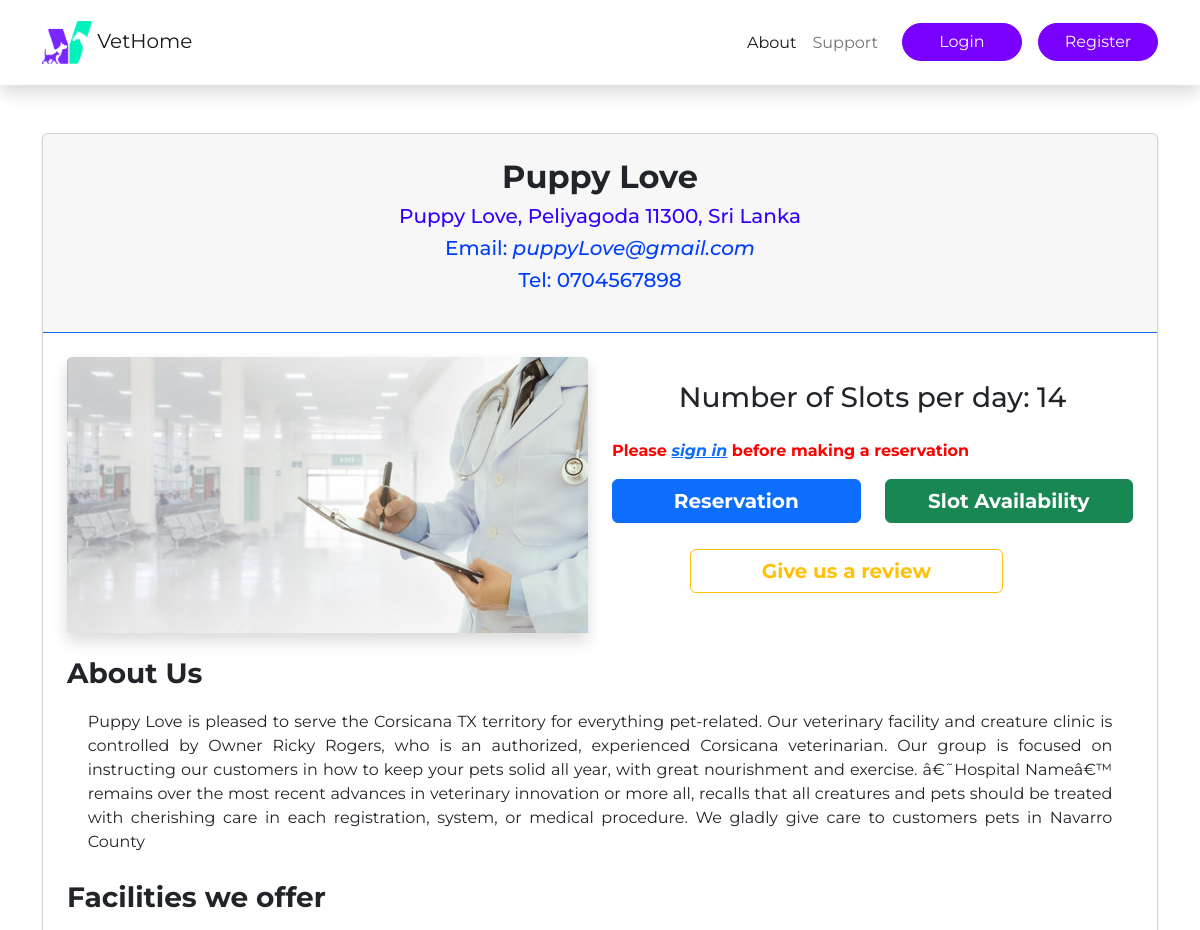
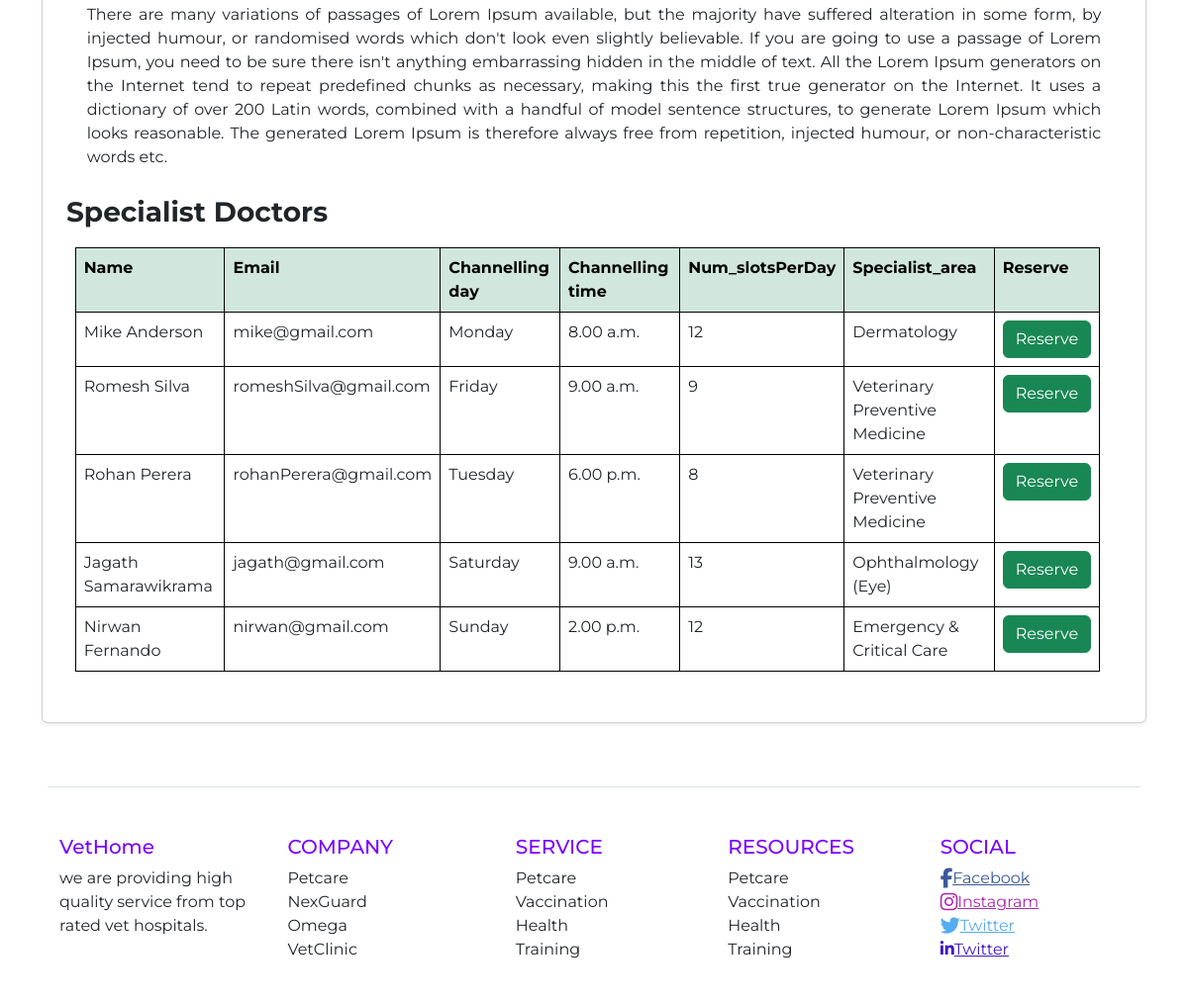
The app's page /singleHospital.php?Hospital_id=3 with its own data (2 pictures, top to bottom).
### tables this page shows
CREATE TABLE `hospital` (
  `Hospital_id` int(6) NOT NULL,
  `H_name` varchar(50) NOT NULL,
  `H_address` varchar(150) NOT NULL,
  `H_city` varchar(30) NOT NULL,
  `H_district` text NOT NULL,
  `H_email` varchar(30) NOT NULL,
  `H_phoneNumber` int(10) NOT NULL,
  `Num_slotsPerDay` int(30) NOT NULL,
  `About_us` text NOT NULL,
  `Facilities` text NOT NULL,
  `image_main` varchar(200) NOT NULL,
  `status` varchar(50) DEFAULT NULL,
  `requestActivation` varchar(20) DEFAULT NULL
);

CREATE TABLE `doctor` (
  `Doctor_id` int(6) NOT NULL,
  `Hospital_id` int(6) NOT NULL,
  `F_name` varchar(50) NOT NULL,
  `L_name` varchar(50) NOT NULL,
  `Email` varchar(50) NOT NULL,
  `Channelling_day` varchar(10) NOT NULL,
  `Channelling_time` varchar(20) NOT NULL,
  `Num_slotsPerDay` int(30) NOT NULL,
  `Specialist_area` varchar(50) NOT NULL,
  `Phone_number` int(10) NOT NULL
);

### functions.php (called while the page is built, shortened)
<?php
function loggedin(){
    if(isset($_SESSION['id'])&&!empty($_SESSION['id'])){
        return true;
    }else{
        return false;
    }
}
?>

### web/singleHospital.php (the view, shortened to what this page needs)
<?php
    require '../database_connector.php';
    require '../functions.php';
$hos_id=$_GET['Hospital_id'];
  $query="SELECT * FROM `hospital` WHERE `Hospital_id`= $hos_id";
    if($query_run = mysqli_query($con,$query)){
          while ($row = mysqli_fetch_assoc($query_run)){
              $name = $row['H_name'];
              $address = $row['H_address'];
              $email = $row['H_email'];
              $phone = $row['H_phoneNumber'];
              $image = $row['image_main'];
              $about = $row['About_us'];
              $facilities = $row['Facilities'];
              $slots = $row['Num_slotsPerDay'];
          }
    }else{
      echo "<script type='text/javascript'>alert('Database Error');</script>";
    }
?>
<!DOCTYPE html>
<html lang="en">
<head>
  <link rel="stylesheet" href="./bootstrap/dist/css/bootstrap.css">
  <link rel="stylesheet" href="index.css">
</head>
<body>
          <nav class="navbar navbar-expand-lg shadow">
            <div class="container mt-2 mb-2">
              <a class="navbar-brand" href="index.php"> <img src="./img/logo.png" alt="brand" width="50" height="43" > VetHome</a>
              <div class="collapse navbar-collapse ms-3" id="navMenu">
                <ul class="navbar-nav ms-3">
                  <li class="nav-item">
                    <a class="nav-link active" aria-current="page" href="#">About</a>
                  </li>
                  <li class="nav-item">
                    <a class="nav-link" href="../ContactUs.php">Support</a>
                  </li>
                  <?php
                  if(loggedin()){
                   echo "<form method='post'>
                       <input class='btn btn-primary btn-main btn-main-w ms-3' type='submit' name='user' class='button' value='User Profile' />
                    </form>
                    <form method='post'>
                    <input class='btn btn-primary btn-main btn-main-w ms-3' type='submit' name='logout' class='button' value='Logout' />
                   </form>";
                  }else{
                     echo " <form method='post'>
                         <input class='btn btn-primary btn-main btn-main-w ms-3' type='submit' name='login' class='button' value='Login' />
                     </form>
                     <form method='post'>
                          <input class='btn btn-primary btn-main btn-main-w ms-3' type='submit' name='register' class='button' value='Register' />
                    </form>";
                  }
                  ?>
                </ul>
              </div>
            </div>
          </nav>
          <div class="container">
            <div class="card mb-3 mt-5 shadow-sm">
            <div class="card-header border-primary text-center">
                  <h2 class="mt-3"><b><?php echo $name ?></b></h2>
                  <h5 style="color:#3200FF"><?php echo $address ?></h5>
                  <h5 style="color:#003EFF">Email: <i><?php echo $email ?></i></h5>
                  <h5 style="color:#003EFF">Tel: <?php echo "0".$phone ?></h5></br>
            </div>
                <div class="card-body p-4 ">
                  <div class="row">
                    <div class="col-sm-6">
                        <img src="../hospital/<?php echo $image; ?>" class="card-img-top shadow" alt="..." style="width:100%;" ></br></br>
                    </div>
                    <div class="col-sm-6">
                      <div class="row mt-4">
                        <p class="card-text h3 text-center">Number of Slots per day:  <?php echo $slots ?></p>
                      </div>
                      <div class="row mt-4">
                        <?php if(!loggedin()){
                            echo ' <p style="color:#FF0000;"><b>Please <i><a href="../login_form.php">sign in</a></i> before making a reservation</b></p>';
                        }?>
                        <div class="col-sm-6">
                          <form method="post">
                            <input type="submit" name="reserve" class="btn btn-primary" value="Reservation" style="width:100%;  font-size:15pt; font-weight:bold;"/>
                          </form>
                        </div>
                        <div class="col-sm-6">
                          <form method="post">
                            <input type="submit" name="searchSlots" class="btn btn-success" value="Slot Availability" style="font-size:15pt; font-weight:bold; width:100%;" />
                          </form>
                        </div>
                        <div class="col-sm-12">
                          <form method="post">
                            <input type="submit" name="review" class="btn btn-outline-warning" value="Give us a review" style="font-size:15pt; font-weight:bold; width:60%; margin:5% 15% 0" />
                          </form>
                        </div>
                      </div>
                    </div>
                  <h3 class="card-title"><b>About Us </b></h3>
                  <p class="card-text" style="text-align:justify; padding:1% 3% 1%;"><?php echo $about ?></p>
                  <h3 class="card-title"><b>Facilities we offer </b></h3>
                  <p class="card-text" style="text-align:justify; padding:1% 3% 1%;"><?php echo $facilities?></p>
                  <?php
                      $query2="SELECT * FROM `doctor` WHERE `Hospital_id` = $hos_id";
                      if($query_run = mysqli_query($con,$query2)){
                        $query_num_rows = mysqli_num_rows($query_run);
                        if($query_num_rows>0){
                          echo '<h3 class="card-title"><b>Specialist Doctors </b></h3>';
                  ?>
                <div class="row" style="padding:1% 2% 1% 3%;">
                  <table class="table">
                          <tr class="table-success">
                              <th>Name</th>
                              <th>Email</th>
                              <th>Channelling day</th>
                              <th>Channelling time</th>
                              <th>Num_slotsPerDay</th>
                              <th>Specialist_area</th>
                              <th>Reserve</th>
                          </tr>
                          <?php
                                  while ($row = mysqli_fetch_assoc($query_run)){
                                    $doc_id=$row['Doctor_id'];
                                      ?>
                              <tr>
                                  <td><?php echo $row['F_name']." ".$row['L_name']; ?></td>
                                  <td><?php echo $row['Email'] ?></td>
                                  <td><?php echo $row['Channelling_day'] ?></td>
                                  <td><?php echo $row['Channelling_time']?></td>
                                  <td><?php echo $row['Num_slotsPerDay']?></td>
                                  <td><?php echo $row['Specialist_area']?></td>
                                  <td>
                                      <?php
                                        if(loggedin()){
                                           echo '<a class="btn btn-success" href="reservation.php?Hospital_id='.$hos_id.'&Doctor_id='.$doc_id.'">Reserve</a>';
                                        }else{
                                          echo '<a class="btn btn-success" href="#">Reserve</a>';
                                        }
                                      ?>
                                  </td>
                              </tr>
                      <?php
                                  }
                          }
                          }else{
                              echo "Error in the query";
                          }
                      ?>
                  </table>
                </div>
                </div>
                </div>
              </div>
          </div>
    <section class="p-5 ">
        <div class="container border-top">
          <div class="row text-left mt-5 mb-5 justify-content-between">
            <div class="col-md">
              <h5>VetHome</h5>
              <p class="text-sm-start">
                we are providing high quality service from top rated vet hospitals.
              </p>
            </div>
            <div class="col-md ms-3">
              <h5>COMPANY</h5>
              <p>Petcare
                <br>NexGuard
                <br>Omega
                <br>VetClinic
              </p>
            </div>
            <div class="col-md ms-3">
              <h5>SERVICE</h5>
              <p>Petcare
                <br>Vaccination
                <br>Health
                <br>Training
              </p>
            </div>
            <div class="col-md">
              <h5>RESOURCES</h5>
              <p>Petcare
                <br>Vaccination
                <br>Health
                <br>Training
              </p>
            </div>
            <div class="col-md">
              <h5>SOCIAL</h5>
              <p><a style="color: #3b5998;" href="#!" role="button"><i class="fab fa-facebook-f fa-lg"></i>Facebook</a>
                    <br><a style="color: #ac2bac;" href="#!" role="button"><i class="fab fa-instagram fa-lg"></i>Instagram</a>
                    <br><a style="color: #55acee;" href="#!" role="button"><i class="fab fa-twitter fa-lg"></i>Twitter</a>
                    <br><a style="color: #3f1ac4;" href="#!" role="button"><i class="fab fa-linkedin-in"></i>Twitter</a>
                  </p>
            </div>
          </div>
        </div>
      </section>
</body>
</html>

### web/index.css (style rules this page uses)
h5 { color: #7900FF; }
.btn-main { background-color: #7900FF; border-color: #7900FF; border-radius: 2rem; }
.btn-main-w { width:120px; }

### web/singleHospital.php (style rules this page uses)
table, th, td { border: 1px solid black; }

### records on screen
hospital: H_name "Puppy Love", H_address "Puppy Love, Peliyagoda 11300, Sri Lanka", H_email "puppyLove@gmail.com", H_phoneNumber "704567898", image_main (picture), Num_slotsPerDay "14", About_us "Puppy Love is pleased to serve the Corsicana TX territory for everything pet-related. Our veterinary facility and creature clinic is controlled by Owner Ricky Rogers, who is an authorized, experienced Corsicana veterinarian. Our group is focused on instructing our customers in how to keep your pets solid all year, with great nourishment and exercise. â€˜Hospital Nameâ€™ remains over the most recent advances in veterinary innovation or more all, recalls that all creatures and pets should be treated with cherishing care in each registration, system, or medical procedure. We gladly give care to customers pets in Navarro County", Facilities "There are many variations of passages of Lorem Ipsum available, but the majority have suffered alteration in some form, by injected humour, or randomised words which don't look even slightly believable. If you are going to use a passage of Lorem Ipsum, you need to be sure there isn't anything embarrassing hidden in the middle of text. All the Lorem Ipsum generators on the Internet tend to repeat predefined chunks as necessary, making this the first true generator on the Internet. It uses a dictionary of over 200 Latin words, combined with a handful of model sentence structures, to generate Lorem Ipsum which looks reasonable. The generated Lorem Ipsum is therefore always free from…"
doctor: F_name "Mike", L_name "Anderson", Email "mike@gmail.com", Channelling_day "Monday", Channelling_time "8.00 a.m.", Num_slotsPerDay "12", Specialist_area "Dermatology"
doctor: F_name "Romesh", L_name "Silva", Email "romeshSilva@gmail.com", Channelling_day "Friday", Channelling_time "9.00 a.m.", Num_slotsPerDay "9", Specialist_area "Veterinary Preventive Medicine"
doctor: F_name "Rohan", L_name "Perera", Email "rohanPerera@gmail.com", Channelling_day "Tuesday", Channelling_time "6.00 p.m.", Num_slotsPerDay "8", Specialist_area "Veterinary Preventive Medicine"
doctor: F_name "Jagath", L_name "Samarawikrama", Email "jagath@gmail.com", Channelling_day "Saturday", Channelling_time "9.00 a.m.", Num_slotsPerDay "13", Specialist_area "Ophthalmology (Eye)"
doctor: F_name "Nirwan", L_name "Fernando", Email "nirwan@gmail.com", Channelling_day "Sunday", Channelling_time "2.00 p.m.", Num_slotsPerDay "12", Specialist_area "Emergency & Critical Care"
